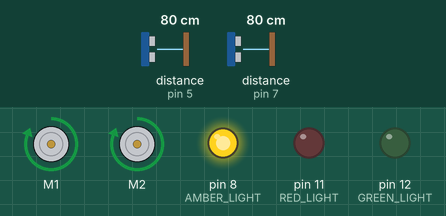
A sketch run on a simulated Arduino Uno, built with avr-gcc and run on an emulated ATmega328P. Shown: 2 × DC motor (green arrow = forward, orange = backward, longer = faster), output pins drawn as LEDs (lit = HIGH). Wiring (inferred from the names in the program): 2 × ultrasonic range finder: trigger pin 4, echo pin 5 / trigger pin 6, echo pin 7. Inputs (shaded band) come from the test bench; at power-on: distance to the obstacle (sensors on pin 5, pin 7) 80 cm. The echo pulse lasts 58.3 µs per cm; pins used as bus, display or sensor lines are not drawn; what the sketch prints to the serial monitor is not drawn.

Above: at 0.1 s.
Timing chart, 0 to 1.6 s (numbered marks = the images above):
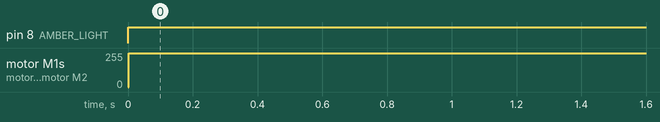

Measured:
- by itself, pin 8 (AMBER_LIGHT): LOW → HIGH at 0.00 s
- by itself, motor M1, motor M2: stopped → forward 255/255 at 0.00 s

The sketch:

noClass.ino
```cpp
#include "Crisps.h"

/* Flow of code
1. Follow line: starting area ->  identify corner then turn right
2. Follow line: detect 1st block (IR + ultrasound) -> determine junction
3. Follow line: detect tunnel (utlrasound and line sensor) -> PID
4. Find line
5. Follow line: reach 1st(red)/3rd(green) junction -> 90 deg clockwise (slowly - in case there's already blocks)
    -> drop block
6. Round 2 (think later)
*/

void setup() {
  Serial.begin(9600);

  // Motor
  motorL.begin();
  motorR.begin();

  // Light
  pinMode(RED_LIGHT, OUTPUT);
  digitalWrite(RED_LIGHT, LOW);
  pinMode(AMBER_LIGHT, OUTPUT);
  digitalWrite(AMBER_LIGHT, LOW);
  pinMode(GREEN_LIGHT, OUTPUT);
  digitalWrite(GREEN_LIGHT, LOW);
}

void loop() {
  fullForward();
  Serial.println("Ultrasound:");
  Serial.println(ultrasoundBlock.dist());
  Serial.println(ultrasoundTunnel.dist());
  delay(2000);
}
```

Class.h
```cpp
#include <Adafruit_MotorShield.h>
#include <Servo.h>
#include "HCSR04.h"

// Pins
#define LINEFOLLOWER_1 0
#define LINEFOLLOWER_2 1
#define LINEFOLLOWER_3 2
#define LINEFOLLOWER_4 3
#define TRIG_BLOCK 4
#define ECHO_BLOCK 5
#define TRIG_TUNNEL 6
#define ECHO_TUNNEL 7
#define AMBER_LIGHT 8
#define SERVO_1 9
#define SERVO_2 10
#define RED_LIGHT 11
#define GREEN_LIGHT 12
#define IR_PIN 14

#define MOTOR_L 1
#define MOTOR_R 2

class LineFollower{
  private:
  int inputPin;
  double data;
  public:
  LineFollower() = default;
  LineFollower (int p) {
    inputPin = p;
    pinMode(p, INPUT);
  }
  bool getLineData(){
    data = digitalRead(inputPin);
    if (data == 0.0){
      return true; //black is True
    }else{
      return false; //white is False
    }
  }
};

class Motors{
private:
  int lightPin;
public:
  // class field
  Adafruit_MotorShield MotorShield = Adafruit_MotorShield();
  Adafruit_DCMotor *Motor;
  int currentSpeed;
  bool goingForward;

  // constructor
  Motors() = default;
  Motors(int pin, int light)
  {
    Motor = MotorShield.getMotor(pin);
    lightPin = light;
  }

  // functions
  void begin()
  {
    // Find MotorShield
    if (!MotorShield.begin())
    {
      Serial.println("Could not find Motor Shield. Check wiring.");
      while (1)
        ;
    }
    Serial.println("Motor Shield found.");

    // Initial configuration - turn on
    Motor->setSpeed(150);
    Motor->run(FORWARD);
    Motor->run(RELEASE);

    // configure amber light
    pinMode(lightPin, OUTPUT);
    digitalWrite(lightPin, LOW);
  }

  void forward(int speed)
  {
    // set speed of motor
    Motor->setSpeed(speed);
    Motor->run(FORWARD);
    goingForward = true;
    currentSpeed = speed;

    // turn on light
    digitalWrite(lightPin, HIGH);
  }

  void backward(int speed)
  {
    // set speed of motor
    Motor->setSpeed(speed);
    Motor->run(BACKWARD);
    currentSpeed = 0;
    goingForward = false;

    // turn on light
    digitalWrite(lightPin, HIGH);
  }

  void stop()
  {
    // make motor stop
    Motor->run(RELEASE);
    currentSpeed = 0;

    // turn off light
    digitalWrite(lightPin, LOW);
  }
  int getSpeed()
  {
    return currentSpeed;
  }
};

class Grabber{
private:
  int servoPin;

public:
  // class field
  Servo servo;

  // constructor
  Grabber() = default;
  Grabber(int servoNum) {
    if (servoNum == 1) {
      servoPin = 10;
    }
    else {
      servoPin = 9;
    }
  }

  // functions
  void begin() {
    servo.attach(servoPin);
    servo.write(90); // release
  }

  void grab() {
    servo.write(0);
  }

  void release() {
    servo.write(90);
  }

};

class IR{
private:
  // class field
  int irPin;

public:
  // constructor
  IR() = default;
  IR(int pin) {
    pinMode(pin, INPUT);
    irPin = pin;
  }

  // functions
  bool obstacle(int threshold) {
    int analog = 0;
    int analog_reading;
    for (int i = 0; i < 10; i++) {
      analog_reading = analogRead(irPin);
      analog += analog_reading;
    }
    analog /= 10;
    return (analog < threshold);
  }
};

class Ultrasound{
public:
  // class field
  HCSR04 hc;

  // constructor
  Ultrasound() = default;
  Ultrasound(int trig, int echo):  hc(trig,echo) { };

  // functions
  float dist()
  {
    return hc.dist();
  }

  bool wall(float distanceCm)
  {
    return (hc.dist() < distanceCm);
  }

  bool denseBlock(int threshold) {
    return (hc.dist() > threshold);
  }

  double distError(double distanceCm) { // too far (-ve), too close (+ve)
    double distance = hc.dist();
    return distanceCm - distance;
  }
};
```

Crisps.h
```cpp
#include "Class.h"

// Tunnel
#define FAST 255
#define WALL_DISTANCE_CM 8.5
#define WALL_DETECTION_CM 12
#define Kp 0.2
#define Ki 0
#define Kd 0
float motorRatio = 1;
unsigned long currentTime, previousTime;
double elapsedTime;
double error, lastError, cumError, rateError, out;

// Block
#define IR_THRESHOLD 780
#define DENSE_THRESHOLD 10

LineFollower lineFollower1 = LineFollower(LINEFOLLOWER_1);
LineFollower lineFollower2 = LineFollower(LINEFOLLOWER_2);
LineFollower lineFollower3 = LineFollower(LINEFOLLOWER_3);
LineFollower lineFollower4 = LineFollower(LINEFOLLOWER_4);
Motors motorL = Motors(MOTOR_L, AMBER_LIGHT);
Motors motorR = Motors(MOTOR_R, AMBER_LIGHT);
IR irBlock = IR(IR_PIN);
Ultrasound ultrasoundBlock = Ultrasound(TRIG_BLOCK, ECHO_BLOCK);
Ultrasound ultrasoundTunnel = Ultrasound(TRIG_TUNNEL, ECHO_TUNNEL);
static const int maxSpeed = 255;
bool onLine = true;

// Motion
void fullForward()
{
  motorL.forward(maxSpeed);
  motorR.forward(maxSpeed);
}

void fullBackward()
{
  motorL.backward(maxSpeed);
  motorR.backward(maxSpeed);
}

void followLine(){
    int step = 65;
    bool leftLine = lineFollower1.getLineData();
    bool rightLine = lineFollower2.getLineData();
    Serial.println(leftLine);
    Serial.println(rightLine);
    Serial.println("-----");
    if (!leftLine || !rightLine){
      onLine = false;
      if(!leftLine && rightLine){
        int speedLeft = motorL.getSpeed();
        if(speedLeft - step < 0){
          motorL.forward(0);
        } else {
        motorL.forward(speedLeft - step);
        }
        Serial.println("left");
        Serial.println(motorL.getSpeed());
      } else if (leftLine && !rightLine) {
        int speedRight = motorR.getSpeed();
        if(speedRight - step < 0){
          motorR.forward(0);
        }else{
          motorR.forward(speedRight-step);
        }
        Serial.println("right");
        Serial.println(motorR.getSpeed());
     } else {
      motorL.forward(maxSpeed);
      motorR.forward(maxSpeed);
     }
    } else if (onLine == false){
      onLine = true;
      motorL.forward(maxSpeed);
      motorR.forward(maxSpeed);
  }
  }

// Tunnel
bool inTunnel()
{
  // condi 1 - detect wall
  // condi 2 - cannot detect line
  // condi 1 & 2 to be true
  return (ultrasoundTunnel.wall(WALL_DETECTION_CM) /*&& cannot detect line*/);
}

void tunnelPID()
{
  currentTime = millis();
  elapsedTime = (double)(currentTime - previousTime);
  error = (double)ultrasoundTunnel.distError(WALL_DISTANCE_CM);
  cumError += error * elapsedTime;
  rateError = (error - lastError) / elapsedTime;

  out = Kp * error + Ki * cumError + Kd * rateError; // too far (-ve), too close (+ve)
  motorRatio = 1 + out;                              // too far (< 1), too close (> 1)

  lastError = error;
  previousTime = currentTime;

  Serial.print("Error:");
  Serial.println(error);
  Serial.print("Out:");
  Serial.println(out);
  Serial.print("Ratio:");
  Serial.println(motorRatio);
  Serial.println("");

  if (motorRatio > 1)
  {
    motorL.forward(FAST);
    motorR.forward(FAST / motorRatio);
  }
  else if (motorRatio > 0)
  {
    motorL.forward(FAST * motorRatio);
    motorR.forward(FAST);
  }
  else
  {
    motorL.backward(abs(FAST * motorRatio));
    motorR.forward(FAST);
  }
}

// Block
void blockDetection()
{
  if (irBlock.obstacle(IR_THRESHOLD))
  { // detected obstacle
    if (ultrasoundBlock.denseBlock(DENSE_THRESHOLD))
    { // dense - red
      digitalWrite(RED_LIGHT, HIGH);
      digitalWrite(GREEN_LIGHT, LOW);
      delay(5000);
      digitalWrite(RED_LIGHT, LOW);

    }
    else
    { // not dense - green
      digitalWrite(RED_LIGHT, LOW);
      digitalWrite(GREEN_LIGHT, HIGH);
      delay(5000);
      digitalWrite(GREEN_LIGHT, LOW);
    }
  }
}

void debug()
{
  Serial.println(ultrasoundBlock.dist());
  Serial.println(ultrasoundTunnel.dist());
}
```

HCSR04.cpp
```cpp
#include "HCSR04.h"
////////////////////////////////////consttruct/destruct
void HCSR04::init(int out, int echo[], int n)
{
	this->out = out;
	this->echo = echo;
	this->n = n;
	pinMode(this->out, OUTPUT);
	for (int i = 0; i < n; i++)
		pinMode(this->echo[i], INPUT);
}
HCSR04::HCSR04(int out, int echo) { this->init(out, new int[1]{echo}, 1); }
HCSR04::HCSR04(int out, int echo[], int n) { this->init(out, echo, n); }
HCSR04::~HCSR04()
{
	~this->out;
	delete[] this->echo;
	~this->n;
}

///////////////////////////////////////////////////dist
float HCSR04::dist(int n) const
{
	digitalWrite(this->out, LOW);
	delayMicroseconds(2);
	digitalWrite(this->out, HIGH);
	delayMicroseconds(10);
	digitalWrite(this->out, LOW);
	noInterrupts();
	float d = pulseIn(this->echo[n], HIGH, 23529.4); // max sensor dist ~4m
	interrupts();
	return d / 58.8235;
}
float HCSR04::dist() const { return this->dist(0); }
```

HCSR04.h
```cpp
#pragma once
#include <Arduino.h>

class HCSR04
{
public:
	HCSR04(int out, int echo);			// initialisation class HCSR04 (trig pin , echo pin)
	HCSR04(int out, int echo[], int n); // initialisation class HCSR04 (trig pin , echo pin)
	~HCSR04();							// destructor
	float dist() const;					// return curent distance of element 0
	float dist(int n) const;			// return curent distance of element n

private:
	void init(int out, int echo[], int n); // for constructor
	int out;							   // out pin
	int *echo;							   // echo pin list
	int n;								   // number of el
};
```
